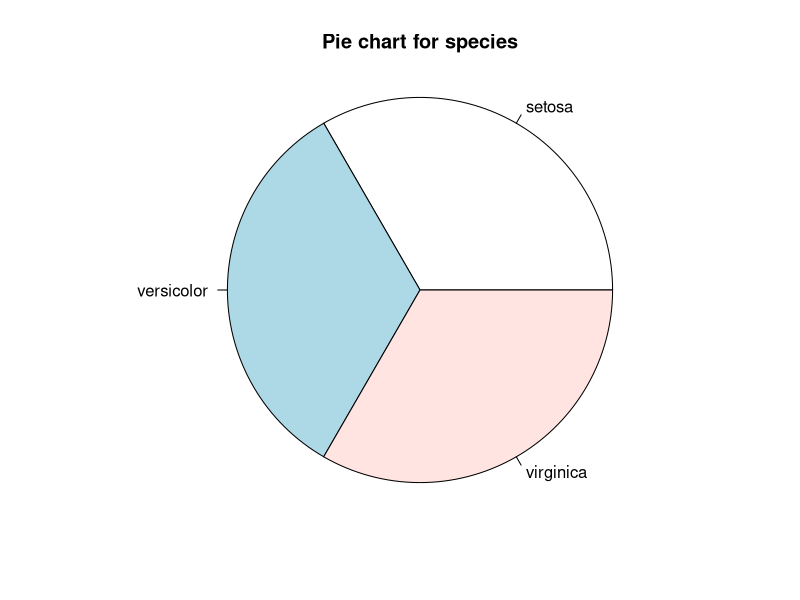
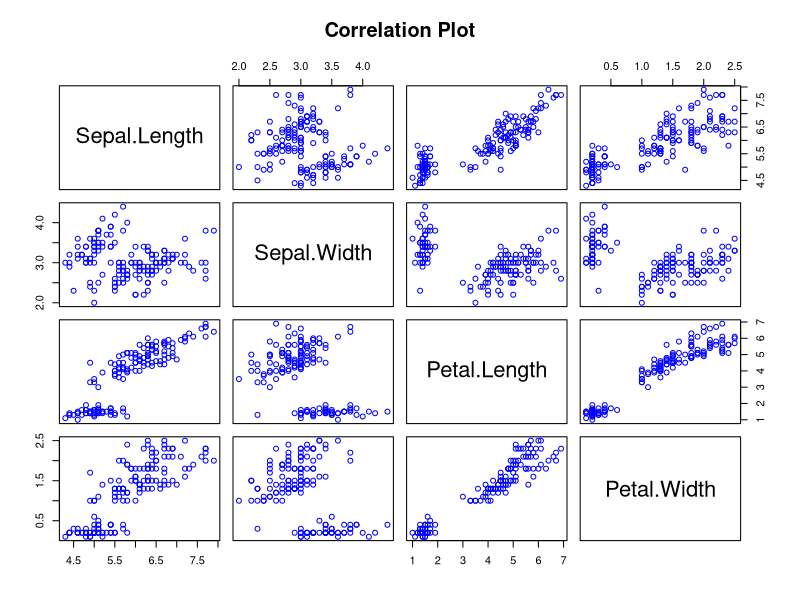

Write R code to recreate these figures, in order. (Note: this script raises an error after producing the figures.)
#Q1
#i. Create three vectors “name”, “height” and “weight” with the records (values) as shown
#below:
#ii. Create a data frame “class” with the above vectors.
#creating 3 vectors
name <- c('a','b','c','d','e')
height <- c(58,62,67,55,63)
weight <- c(158,162,167,155,163)
print(name)
print(height)
print(weight)
#combining 3 vectors into one data frame
Data<- list(name=name,
            height=height,
            weight=weight)
class <- as.data.frame(as.data.frame(do.call(cbind, Data)) )
print(class)
#Q2
#Load “cars” data (which is by default in R) and calculate:
#i. Calculate the correlation coefficient value of ‘speed’ and ‘dist’
#ii. Show the correlation matrix of ‘speed’ and ‘dist’
data(cars)
# Print the first 6 rows
head(cars, 6)
#Calculate the correlation coefficient value of ‘speed’ and ‘dist’
speed=cars$speed
dist=cars$dist
cor(speed,dist)
#Show the correlation matrix of ‘speed’ and ‘dist’
cor_mat = cor(cars)
print(cor_mat)
#Q3
#Load “iris” data (which is by default in R) and perform following tasks:
#i. Show the 3 rd column only
#ii. Show first 3 columns of the 4 th row
#iii. Show last 6 rows
#iv. Save “Sepal.Length” variable as a vector named as “slength”
#v. Trim the length of the “slength” vector as 10 (records)
#vi. Calculate the average of “slength”
data(iris)
head(iris ,5)
#i. Show the 3 rd column only
print(iris[c(3),c(1,2,3,4,5)])
#ii. Show first 3 columns of the 4 th row
print(iris[c(4),c(1,2,3)])
#iii. Show last 6 rows
tail(iris,6)
#iv. Save “Sepal.Length” variable as a vector named as “slength”
slength=c(iris$Sepal.Length)
print(slength)
#v. Trim the length of the “slength” vector as 10 (records)
strtrim(slength, 10)
#vi. Calculate the average of “slength”
mean(slength)

#Q4. Use “iris” data to draw the following graphs:
#i. Draw a Bar plot with “Species” variable.
#Label X axis as ‘Species’ and Y axis as ‘Frequency’. Give chart title as ‘Bar plot for
#species’. And give different colors for the bars.
#ii. Draw a Pie chart with “Species” variable.
#Give chart title as ‘Pie chart for species’. And give different colors for the pies.
#iii. Draw a multiple correlation plot (pairs plot) for four variables ‘Sepal.Length’,
#‘Sepal.Width’, ‘Petal.Length’ and ‘Petal.Width’ of the “iris” data.
data(iris)

#i. Draw a Bar plot with “Species” variable.
#Label X axis as ‘Species’ and Y axis as ‘Frequency’. Give chart title as ‘Bar plot for
#species’. And give different colors for the bars.
head(iris,3)
pie(table(iris$Species), main = "Pie chart for species", radius = 1)
pairs(iris[,1:4],col="blue",main="Correlation Plot")
barplot(c(iris$Species), xlab = "Species", ylab = "Frequency", main ="Bar plot for species")

#Q5
#Run a simple liner regression on “cars” data. ‘dist’ is the dependent variable and ‘speed’ as
#independent variable. Save the regression model in a named object “car.linreg” and
#show the summary statistics of the model.
#i. Give the R-square and adjusted R-square values.
#ii. Looking at the p-value, is the model significant?

data(cars)
car.linreg <- lm(cars$dist~cars$speed)
print(car.linreg)
summary(car.linreg)